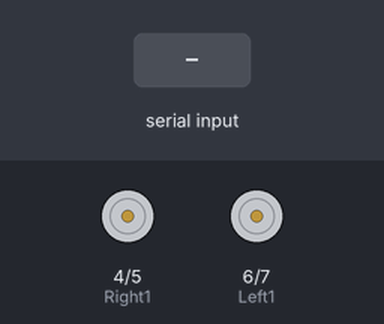
A sketch run on a simulated Arduino Uno, built with avr-gcc and run on an emulated ATmega328P. Shown: motor-driver pin pairs drawn as motors (green arrow = first pin HIGH = forward, orange = second pin HIGH = backward, longer = more drive). Inputs (shaded band) come from the test bench.

Above: at 1.2 s.
1.3 s: byte 1 (1) received over Serial
At 2.1 s:
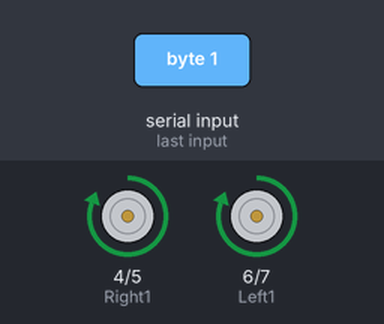
2.8 s: byte 2 (2) received over Serial
At 3.2 s:
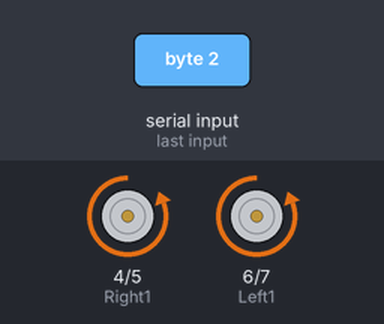
4.3 s: byte 3 (3) received over Serial
At 5.5 s:
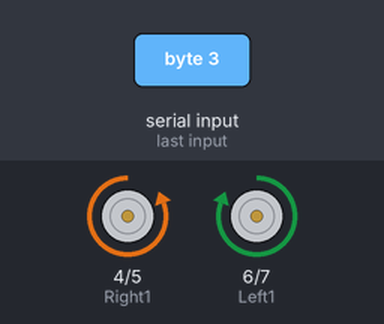
5.8 s: byte 4 (4) received over Serial
At 6.7 s:
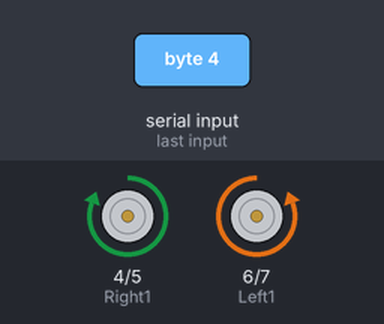
7.3 s: "f" received over the second serial link
At 7.8 s:
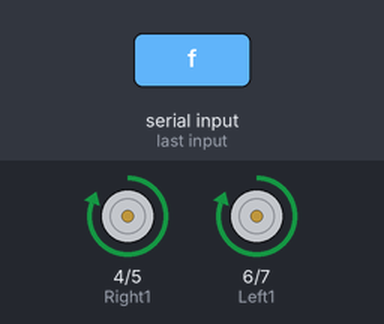
8.8 s: "l" received over the second serial link
At 10.1 s:
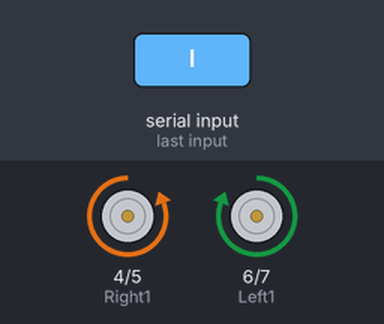
Timing chart, 0 to 11.3 s (numbered marks = the images above; inputs shaded):
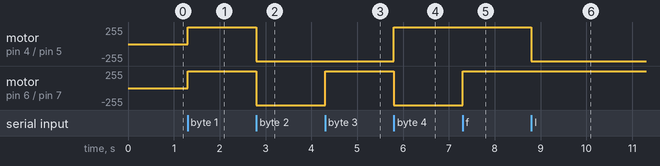

Measured:
- after the input at 1.3 s, motor on pin 4 (Right1) / pin 5 (Right2), motor on pin 6 (Left1) / pin 7 (Left2): stopped → forward 255/255 at once
- after the input at 2.8 s, motor on pin 4 (Right1) / pin 5 (Right2), motor on pin 6 (Left1) / pin 7 (Left2): forward 255/255 → backward 255/255 at once
- after the input at 4.3 s, motor on pin 6 (Left1) / pin 7 (Left2): backward 255/255 → forward 255/255 at once
- after the input at 5.8 s, motor on pin 4 (Right1) / pin 5 (Right2): backward 255/255 → forward 255/255 at once; motor on pin 6 (Left1) / pin 7 (Left2): forward 255/255 → backward 255/255 at once
- after the input at 7.3 s, motor on pin 6 (Left1) / pin 7 (Left2): backward 255/255 → forward 255/255 at once
- after the input at 8.8 s, motor on pin 4 (Right1) / pin 5 (Right2): forward 255/255 → backward 255/255 at once

The sketch:

bluetooth_car.ino
```cpp
#define Right1 4
#define Right2 5
#define Left1  6
#define Left2  7

#include <SoftwareSerial.h>
SoftwareSerial bluetooth (2,3) ;


void setup() {

    Serial.begin(9600);
      bluetooth.begin (9600);
      for (char pin = 4 ; pin <= 7 ; pin++)
    {
      pinMode (pin,OUTPUT);
    }

    }

void loop() {

        char bleutooth_data ;
        bleutooth_data = bluetooth.read ();
        int val = Serial.read() ;
        if (val == 1 ) forward () ;
        if (val == 2 ) backward () ;
        if (val == 3 ) left () ;
        if (val == 4 ) right () ;
        if (bleutooth_data == 'f' )
        {
        forward();
        }

        if (bleutooth_data == 'l' )
        {
        left();
        }
        if (bleutooth_data == 'b' )
        {
        backward ();
        }
        if (bleutooth_data == 'r' )
        {
        right();
        }
        if (bleutooth_data == 's' )
        {
        stopp() ;
        }

        }

        void forward (void){
          digitalWrite (Right1,HIGH) ;
          digitalWrite(Right2,LOW) ;
          digitalWrite (Left1 ,HIGH) ;
          digitalWrite (Left2,LOW);
          }
        void backward (void){
          digitalWrite (Right2,HIGH) ;
          digitalWrite(Right1,LOW) ;
          digitalWrite (Left2 ,HIGH) ;
          digitalWrite (Left1,LOW);
          }
        void right (void){
          digitalWrite (Right1,HIGH) ;
          digitalWrite(Right2,LOW) ;
          digitalWrite (Left2 ,HIGH) ;
          digitalWrite (Left1,LOW);
          }
        void left (void){
          digitalWrite (Right2,HIGH) ;
          digitalWrite(Right1,LOW) ;
          digitalWrite (Left1 ,HIGH) ;
          digitalWrite (Left2,LOW);
          }
        void stopp (void)
        {
          digitalWrite (Right1,LOW);
          digitalWrite (Right2,LOW);
          digitalWrite (Left1,LOW);
          digitalWrite (Left2,LOW);
        }

//**************************************************************
/*
for (char p=4 ; p<9 ;p++)
  {
  pinMode (p,OUTPUT);
  }
  myservo.attach(9);
  pinMode (trig,OUTPUT);
  pinMode (echo,INPUT);
}
digitalWrite (trig,LOW);
  delayMicroseconds (2);
  digitalWrite (trig,HIGH);
  delayMicroseconds (15);
  digitalWrite (trig,LOW);
  count = pulseIn (echo,HIGH);
  reading = count/58 ;
#define trig   10
#define echo   11
**********************************************************/
```
